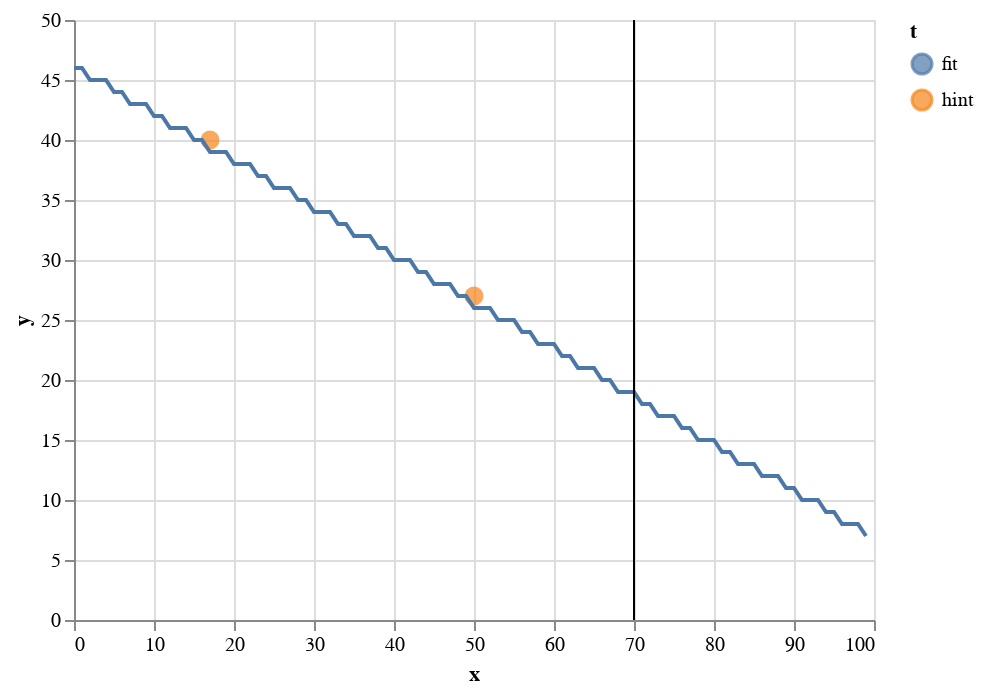

Here is the notebook cell this chart was saved with:
### Code cell
# finally, let's plot the data using Altair

# first make a chart for the hints
hintlayer = alt.Chart(alt.Data(values=vals)).mark_circle(filled=True,size=90,color='red').encode(
    x='x:Q',
    y='y:Q',
    color='t:N'
).transform_filter(
    alt.datum.t == 'hint'
)

# overlay that with the predictions
fitlayer = alt.Chart(alt.Data(values=vals)).mark_line().encode(
    x='x:Q',
    y='y:Q',
    color='t:N'
).transform_filter(
    alt.datum.t == 'fit'
)

# and let's assume an expiration of 70 for this robot and draw a line on top

annotationlayer = alt.Chart(pd.DataFrame({'x': [70]})).mark_rule().encode(x='x:Q')

# layer the charts
hintlayer + fitlayer + annotationlayer

### Figure 1 — Vega-Lite specification as saved in the notebook (floating-point values rounded to 4 significant figures)
{"config": {"view": {"continuousWidth": 400, "continuousHeight": 300}}, "layer": [{"data": {"values": [{"t": "hint", "x": 17, "y": 40}, {"t": "hint", "x": 50, "y": 27}, {"t": "fit", "x": 0, "y": 46}, {"t": "fit", "x": 1, "y": 46}, {"t": "fit", "x": 2, "y": 45}, {"t": "fit", "x": 3, "y": 45}, {"t": "fit", "x": 4, "y": 45}, {"t": "fit", "x": 5, "y": 44}, {"t": "fit", "x": 6, "y": 44}, {"t": "fit", "x": 7, "y": 43}, {"t": "fit", "x": 8, "y": 43}, {"t": "fit", "x": 9, "y": 43}, {"t": "fit", "x": 10, "y": 42}, {"t": "fit", "x": 11, "y": 42}, {"t": "fit", "x": 12, "y": 41}, {"t": "fit", "x": 13, "y": 41}, {"t": "fit", "x": 14, "y": 41}, {"t": "fit", "x": 15, "y": 40}, {"t": "fit", "x": 16, "y": 40}, {"t": "fit", "x": 17, "y": 39}, {"t": "fit", "x": 18, "y": 39}, {"t": "fit", "x": 19, "y": 39}, {"t": "fit", "x": 20, "y": 38}, {"t": "fit", "x": 21, "y": 38}, {"t": "fit", "x": 22, "y": 38}, {"t": "fit", "x": 23, "y": 37}, {"t": "fit", "x": 24, "y": 37}, {"t": "fit", "x": 25, "y": 36}, {"t": "fit", "x": 26, "y": 36}, {"t": "fit", "x": 27, "y": 36}, {"t": "fit", "x": 28, "y": 35}, {"t": "fit", "x": 29, "y": 35}, {"t": "fit", "x": 30, "y": 34}, {"t": "fit", "x": 31, "y": 34}, {"t": "fit", "x": 32, "y": 34}, {"t": "fit", "x": 33, "y": 33}, {"t": "fit", "x": 34, "y": 33}, {"t": "fit", "x": 35, "y": 32}, {"t": "fit", "x": 36, "y": 32}, {"t": "fit", "x": 37, "y": 32}, {"t": "fit", "x": 38, "y": 31}, {"t": "fit", "x": 39, "y": 31}, {"t": "fit", "x": 40, "y": 30}, {"t": "fit", "x": 41, "y": 30}, {"t": "fit", "x": 42, "y": 30}, {"t": "fit", "x": 43, "y": 29}, {"t": "fit", "x": 44, "y": 29}, {"t": "fit", "x": 45, "y": 28}, {"t": "fit", "x": 46, "y": 28}, {"t": "fit", "x": 47, "y": 28}, {"t": "fit", "x": 48, "y": 27}, {"t": "fit", "x": 49, "y": 27}, {"t": "fit", "x": 50, "y": 26}, {"t": "fit", "x": 51, "y": 26}, {"t": "fit", "x": 52, "y": 26}, {"t": "fit", "x": 53, "y": 25}, {"t": "fit", "x": 54, "y": 25}, {"t": "fit", "x": 55, "y": 25}, {"t": "fit", "x": 56, "y": 24}, {"t": "fit", "x": 57, "y": 24}, {"t": "fit", "x": 58, "y": 23}, {"t": "fit", "x": 59, "y": 23}, {"t": "fit", "x": 60, "y": 23}, {"t": "fit", "x": 61, "y": 22}, {"t": "fit", "x": 62, "y": 22}, {"t": "fit", "x": 63, "y": 21}, {"t": "fit", "x": 64, "y": 21}, {"t": "fit", "x": 65, "y": 21}, {"t": "fit", "x": 66, "y": 20}, {"t": "fit", "x": 67, "y": 20}, {"t": "fit", "x": 68, "y": 19}, {"t": "fit", "x": 69, "y": 19}, {"t": "fit", "x": 70, "y": 19}, {"t": "fit", "x": 71, "y": 18}, {"t": "fit", "x": 72, "y": 18}, {"t": "fit", "x": 73, "y": 17}, {"t": "fit", "x": 74, "y": 17}, {"t": "fit", "x": 75, "y": 17}, {"t": "fit", "x": 76, "y": 16}, {"t": "fit", "x": 77, "y": 16}, {"t": "fit", "x": 78, "y": 15}, {"t": "fit", "x": 79, "y": 15}, {"t": "fit", "x": 80, "y": 15}, {"t": "fit", "x": 81, "y": 14}, {"t": "fit", "x": 82, "y": 14}, {"t": "fit", "x": 83, "y": 13}, {"t": "fit", "x": 84, "y": 13}, {"t": "fit", "x": 85, "y": 13}, {"t": "fit", "x": 86, "y": 12}, {"t": "fit", "x": 87, "y": 12}, {"t": "fit", "x": 88, "y": 12}, {"t": "fit", "x": 89, "y": 11}, {"t": "fit", "x": 90, "y": 11}, {"t": "fit", "x": 91, "y": 10}, {"t": "fit", "x": 92, "y": 10}, {"t": "fit", "x": 93, "y": 10}, {"t": "fit", "x": 94, "y": 9}, {"t": "fit", "x": 95, "y": 9}, {"t": "fit", "x": 96, "y": 8}, {"t": "fit", "x": 97, "y": 8}, {"t": "fit", "x": 98, "y": 8}, {"t": "fit", "x": 99, "y": 7}]}, "mark": {"type": "circle", "color": "red", "filled": true, "size": 90}, "encoding": {"color": {"type": "nominal", "field": "t"}, "x": {"type": "quantitative", "field": "x"}, "y": {"type": "quantitative", "field": "y"}}, "transform": [{"filter": "(datum.t === 'hint')"}]}, {"data": {"values": [{"t": "hint", "x": 17, "y": 40}, {"t": "hint", "x": 50, "y": 27}, {"t": "fit", "x": 0, "y": 46}, {"t": "fit", "x": 1, "y": 46}, {"t": "fit", "x": 2, "y": 45}, {"t": "fit", "x": 3, "y": 45}, {"t": "fit", "x": 4, "y": 45}, {"t": "fit", "x": 5, "y": 44}, {"t": "fit", "x": 6, "y": 44}, {"t": "fit", "x": 7, "y": 43}, {"t": "fit", "x": 8, "y": 43}, {"t": "fit", "x": 9, "y": 43}, {"t": "fit", "x": 10, "y": 42}, {"t": "fit", "x": 11, "y": 42}, {"t": "fit", "x": 12, "y": 41}, {"t": "fit", "x": 13, "y": 41}, {"t": "fit", "x": 14, "y": 41}, {"t": "fit", "x": 15, "y": 40}, {"t": "fit", "x": 16, "y": 40}, {"t": "fit", "x": 17, "y": 39}, {"t": "fit", "x": 18, "y": 39}, {"t": "fit", "x": 19, "y": 39}, {"t": "fit", "x": 20, "y": 38}, {"t": "fit", "x": 21, "y": 38}, {"t": "fit", "x": 22, "y": 38}, {"t": "fit", "x": 23, "y": 37}, {"t": "fit", "x": 24, "y": 37}, {"t": "fit", "x": 25, "y": 36}, {"t": "fit", "x": 26, "y": 36}, {"t": "fit", "x": 27, "y": 36}, {"t": "fit", "x": 28, "y": 35}, {"t": "fit", "x": 29, "y": 35}, {"t": "fit", "x": 30, "y": 34}, {"t": "fit", "x": 31, "y": 34}, {"t": "fit", "x": 32, "y": 34}, {"t": "fit", "x": 33, "y": 33}, {"t": "fit", "x": 34, "y": 33}, {"t": "fit", "x": 35, "y": 32}, {"t": "fit", "x": 36, "y": 32}, {"t": "fit", "x": 37, "y": 32}, {"t": "fit", "x": 38, "y": 31}, {"t": "fit", "x": 39, "y": 31}, {"t": "fit", "x": 40, "y": 30}, {"t": "fit", "x": 41, "y": 30}, {"t": "fit", "x": 42, "y": 30}, {"t": "fit", "x": 43, "y": 29}, {"t": "fit", "x": 44, "y": 29}, {"t": "fit", "x": 45, "y": 28}, {"t": "fit", "x": 46, "y": 28}, {"t": "fit", "x": 47, "y": 28}, {"t": "fit", "x": 48, "y": 27}, {"t": "fit", "x": 49, "y": 27}, {"t": "fit", "x": 50, "y": 26}, {"t": "fit", "x": 51, "y": 26}, {"t": "fit", "x": 52, "y": 26}, {"t": "fit", "x": 53, "y": 25}, {"t": "fit", "x": 54, "y": 25}, {"t": "fit", "x": 55, "y": 25}, {"t": "fit", "x": 56, "y": 24}, {"t": "fit", "x": 57, "y": 24}, {"t": "fit", "x": 58, "y": 23}, {"t": "fit", "x": 59, "y": 23}, {"t": "fit", "x": 60, "y": 23}, {"t": "fit", "x": 61, "y": 22}, {"t": "fit", "x": 62, "y": 22}, {"t": "fit", "x": 63, "y": 21}, {"t": "fit", "x": 64, "y": 21}, {"t": "fit", "x": 65, "y": 21}, {"t": "fit", "x": 66, "y": 20}, {"t": "fit", "x": 67, "y": 20}, {"t": "fit", "x": 68, "y": 19}, {"t": "fit", "x": 69, "y": 19}, {"t": "fit", "x": 70, "y": 19}, {"t": "fit", "x": 71, "y": 18}, {"t": "fit", "x": 72, "y": 18}, {"t": "fit", "x": 73, "y": 17}, {"t": "fit", "x": 74, "y": 17}, {"t": "fit", "x": 75, "y": 17}, {"t": "fit", "x": 76, "y": 16}, {"t": "fit", "x": 77, "y": 16}, {"t": "fit", "x": 78, "y": 15}, {"t": "fit", "x": 79, "y": 15}, {"t": "fit", "x": 80, "y": 15}, {"t": "fit", "x": 81, "y": 14}, {"t": "fit", "x": 82, "y": 14}, {"t": "fit", "x": 83, "y": 13}, {"t": "fit", "x": 84, "y": 13}, {"t": "fit", "x": 85, "y": 13}, {"t": "fit", "x": 86, "y": 12}, {"t": "fit", "x": 87, "y": 12}, {"t": "fit", "x": 88, "y": 12}, {"t": "fit", "x": 89, "y": 11}, {"t": "fit", "x": 90, "y": 11}, {"t": "fit", "x": 91, "y": 10}, {"t": "fit", "x": 92, "y": 10}, {"t": "fit", "x": 93, "y": 10}, {"t": "fit", "x": 94, "y": 9}, {"t": "fit", "x": 95, "y": 9}, {"t": "fit", "x": 96, "y": 8}, {"t": "fit", "x": 97, "y": 8}, {"t": "fit", "x": 98, "y": 8}, {"t": "fit", "x": 99, "y": 7}]}, "mark": "line", "encoding": {"color": {"type": "nominal", "field": "t"}, "x": {"type": "quantitative", "field": "x"}, "y": {"type": "quantitative", "field": "y"}}, "transform": [{"filter": "(datum.t === 'fit')"}]}, {"data": {"name": "data-e1bd6fa47b93d3b9002182e1a4f5e39d"}, "mark": "rule", "encoding": {"x": {"type": "quantitative", "field": "x"}}}], "$schema": "https://vega.github.io/schema/vega-lite/v4.8.1.json", "datasets": {"data-e1bd6fa47b93d3b9002182e1a4f5e39d": [{"x": 70}]}}
